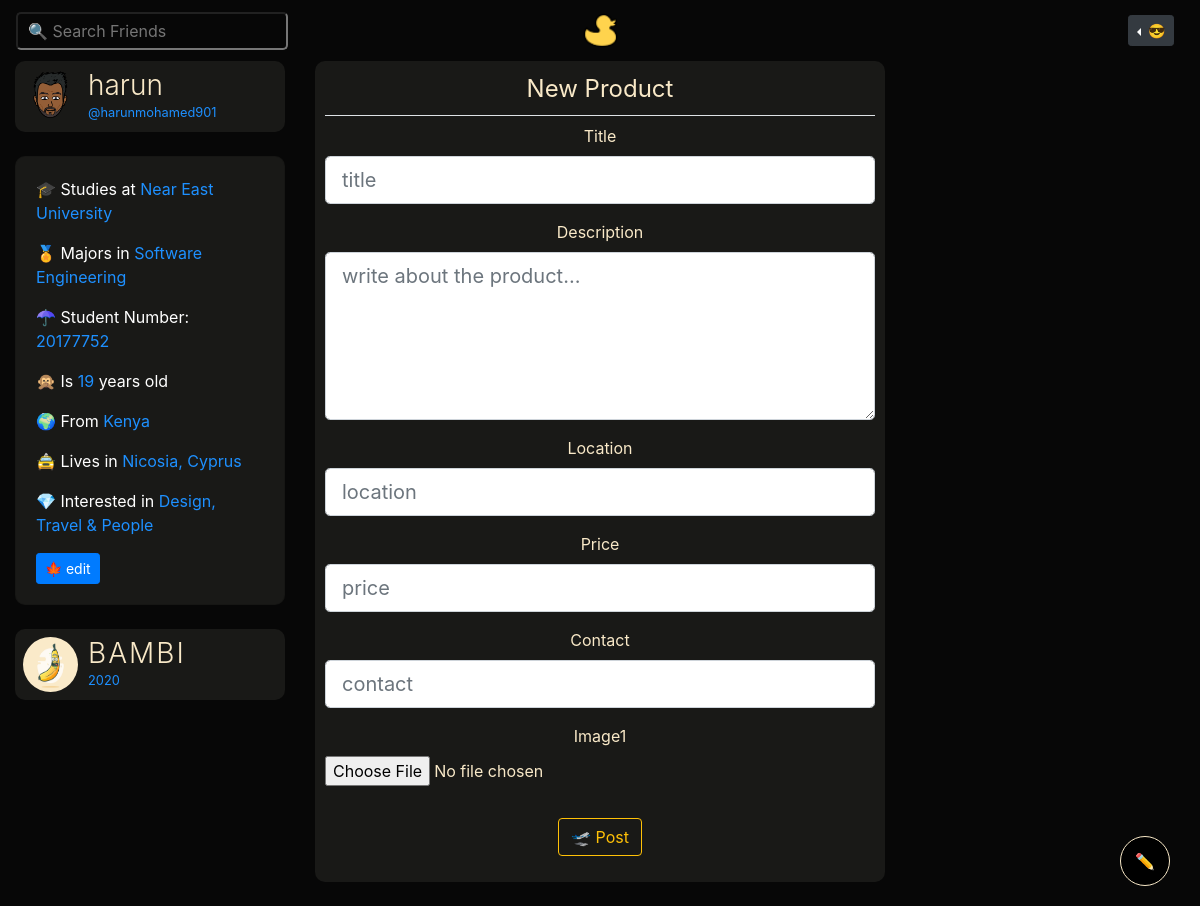
The app's page /product/new (signed in), older data.
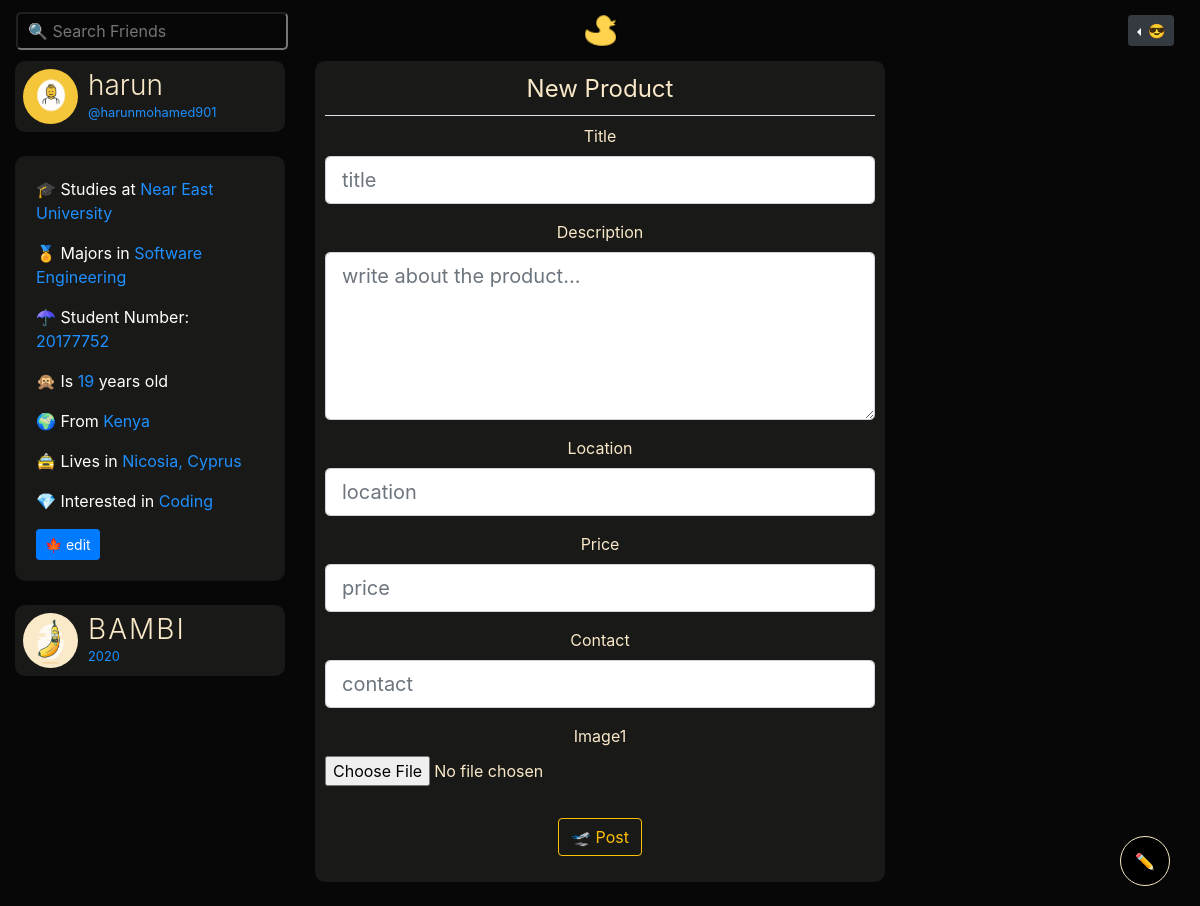
The same page, newer data.
### bambiv3/models.py (models this page shows, shortened)
class User(db.Model, UserMixin):
	id = db.Column(db.Integer, primary_key=True)
	username = db.Column(db.String(20), unique=True, nullable=False)
	email = db.Column(db.String(120), unique=True, nullable=False)
	image_file = db.Column(db.String(20), nullable=False, default='default.jpg')
	password = db.Column(db.String(60), nullable=False)
	last_seen = db.Column(db.DateTime, default=datetime.utcnow)
	department = db.Column(db.String(20), nullable=False)
	student_number = db.Column(db.Integer(), unique=True, nullable=False)
	age = db.Column(db.Integer(), nullable=False)
	country = db.Column(db.String(20), nullable=False)
	hobby = db.Column(db.String(20), nullable=False)
	bio = db.Column(db.String(120), nullable=True)
	private = db.Column(db.Boolean, default=False, nullable=False)
	posts = db.relationship('Post', backref='author', lazy=True)
	products = db.relationship('Product', backref='author', lazy=True)
	followed = db.relationship(
		'User', secondary=followers,
		primaryjoin=(followers.c.follower_id == id),
		secondaryjoin=(followers.c.followed_id == id),
		backref=db.backref('followers', lazy='dynamic'), lazy='dynamic')
	messages_sent = db.relationship('Message',
									foreign_keys='Message.sender_id',
									backref='author', lazy='dynamic')
	messages_received = db.relationship('Message',
										foreign_keys='Message.recipient_id',
										backref='recipient', lazy='dynamic')
	last_message_read_time = db.Column(db.DateTime)
	def new_messages(self):
		last_read_time = self.last_message_read_time or datetime(1900, 1, 1)
		return Message.query.filter_by(recipient=self).filter(
			Message.timestamp > last_read_time).count()

### bambiv3/routes.py (the view, shortened to what this page needs)
@app.route('/product/new', methods=['GET', 'POST'])
@login_required
def new_product():
	form = ProductForm()
	return render_template('create_product.html', title='New Product', form=form, legend='New Product')

### bambiv3/forms.py
class ProductForm(FlaskForm):
	title = StringField(validators=[DataRequired()])
	description = TextAreaField(validators=[DataRequired()])
	location = StringField(validators=[DataRequired()])
	price = StringField(validators=[DataRequired()])
	contact = StringField(validators=[DataRequired()])
	image1 = FileField(validators=[FileAllowed(['jpg', 'jpeg' , 'png', 'gif']), DataRequired()])
	submit = SubmitField('🛫 Post')

### bambiv3/models.py (called while the page is built)
@login_manager.user_loader
def load_user(user_id):
	return User.query.get(int(user_id))

### bambiv3/routes.py (called while the page is built)
@app.before_request
def before_request():
	if current_user.is_authenticated:
		current_user.last_seen = datetime.utcnow()
		db.session.commit()

### bambiv3/templates/create_product.html (shortened to what the changed rows need)
{% extends "layout.html" %}
{% block content %}
<div class="container-fluid">
	<div class="row">
		<div class="col-lg-3 d-none d-lg-block">
		      <header data-toggle="modal" data-target="#profile">
		        <img src="{{ url_for('static', filename='profile_pics/' + current_user.image_file) }}" alt="harun profile" class="profile-thumbnail">
		        <div class="profile-name">
		          <h3>{{current_user.username}}</h3>
		          <small>@{{current_user.email.split("@")[0] | lower}}</small>
		        </div>
		      </header>
		      <br>
		    <div class="card about" style="color:#fff;background:#191917;border-radius:10px;">
		    <div class="card-body">
			  <p> 🏅 Majors in <span>{{current_user.department}}</span></p>
			  <p> ☂ Student Number: <span>{{current_user.student_number}}</span></p>
			  <p> 🙊 Is <span>{{current_user.age}}</span> years old</p>
			  <p> 🌍 From <span>{{current_user.country}}</span></p>
			  <p> 💎 Interested in <span>{{current_user.hobby}}</span></p>
		    </div>
		  </div>
		  <br>
		</div>
{% endblock content %}

Row changes from the older to the newer data that the page shows:
changed User "harun": image_file: picture removed, a placeholder shows; hobby "Design, Travel & People" → "Coding"
